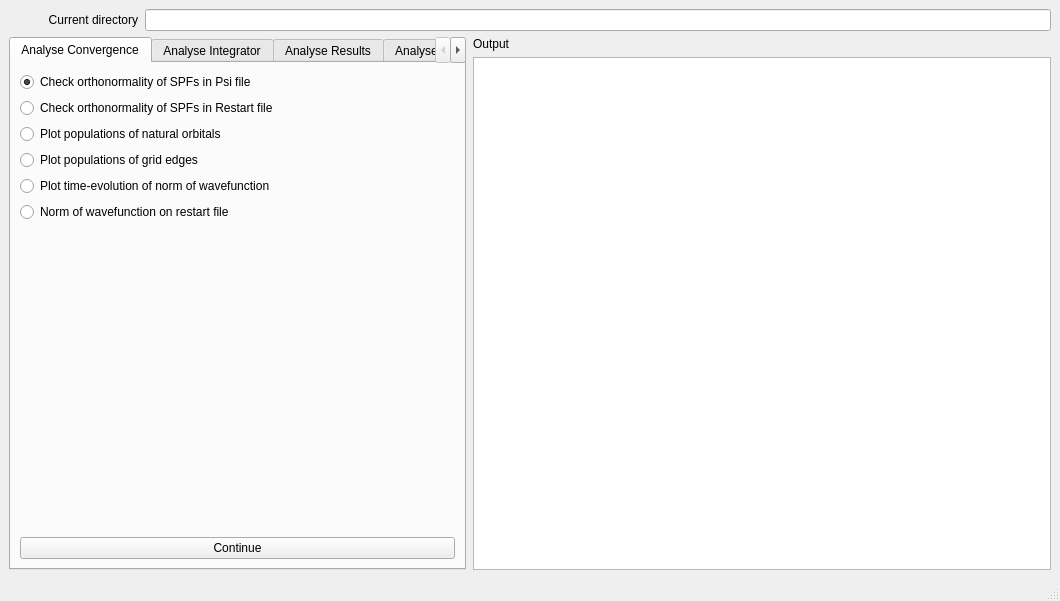
<?xml version="1.0" encoding="UTF-8"?>
<ui version="4.0">
 <class>MainWindow</class>
 <widget class="QMainWindow" name="MainWindow">
  <property name="geometry">
   <rect>
    <x>0</x>
    <y>0</y>
    <width>1060</width>
    <height>601</height>
   </rect>
  </property>
  <property name="windowTitle">
   <string>Analyse</string>
  </property>
  <widget class="QWidget" name="centralwidget">
   <layout class="QVBoxLayout" name="verticalLayout_5">
    <item>
     <layout class="QGridLayout" name="gridLayout" columnstretch="10,25,45">
      <property name="horizontalSpacing">
       <number>7</number>
      </property>
      <item row="0" column="1" colspan="2">
       <widget class="QLineEdit" name="dir_edit"/>
      </item>
      <item row="0" column="0">
       <widget class="QLabel" name="dir_label">
        <property name="layoutDirection">
         <enum>Qt::LeftToRight</enum>
        </property>
        <property name="text">
         <string>Current directory</string>
        </property>
        <property name="alignment">
         <set>Qt::AlignRight|Qt::AlignTrailing|Qt::AlignVCenter</set>
        </property>
        <property name="buddy">
         <cstring>dir_edit</cstring>
        </property>
       </widget>
      </item>
      <item row="1" column="2">
       <widget class="QLabel" name="output_label">
        <property name="text">
         <string>Output</string>
        </property>
       </widget>
      </item>
      <item row="1" column="0" rowspan="2" colspan="2">
       <widget class="QTabWidget" name="tabWidget">
        <property name="currentIndex">
         <number>0</number>
        </property>
        <widget class="QWidget" name="analconv_tab">
         <attribute name="title">
          <string>Analyse Convergence</string>
         </attribute>
         <layout class="QVBoxLayout" name="verticalLayout">
          <item>
           <layout class="QVBoxLayout" name="analconv_layout" stretch="0,0,0,0,0,0">
            <item>
             <widget class="QRadioButton" name="analconv_1">
              <property name="text">
               <string>Check orthonormality of SPFs in Psi file</string>
              </property>
              <property name="checked">
               <bool>true</bool>
              </property>
             </widget>
            </item>
            <item>
             <widget class="QRadioButton" name="analconv_2">
              <property name="text">
               <string>Check orthonormality of SPFs in Restart file</string>
              </property>
             </widget>
            </item>
            <item>
             <widget class="QRadioButton" name="analconv_3">
              <property name="text">
               <string>Plot populations of natural orbitals</string>
              </property>
             </widget>
            </item>
            <item>
             <widget class="QRadioButton" name="analconv_4">
              <property name="text">
               <string>Plot populations of grid edges</string>
              </property>
             </widget>
            </item>
            <item>
             <widget class="QRadioButton" name="analconv_5">
              <property name="text">
               <string>Plot time-evolution of norm of wavefunction</string>
              </property>
             </widget>
            </item>
            <item>
             <widget class="QRadioButton" name="analconv_6">
              <property name="text">
               <string>Norm of wavefunction on restart file</string>
              </property>
             </widget>
            </item>
           </layout>
          </item>
          <item>
           <spacer name="analconv_vspacer">
            <property name="orientation">
             <enum>Qt::Vertical</enum>
            </property>
            <property name="sizeHint" stdset="0">
             <size>
              <width>20</width>
              <height>40</height>
             </size>
            </property>
           </spacer>
          </item>
          <item>
           <widget class="QPushButton" name="analconv_push">
            <property name="text">
             <string>Continue</string>
            </property>
           </widget>
          </item>
         </layout>
        </widget>
        <widget class="QWidget" name="analint_tab">
         <attribute name="title">
          <string>Analyse Integrator</string>
         </attribute>
         <layout class="QVBoxLayout" name="verticalLayout_2">
          <item>
           <layout class="QVBoxLayout" name="analint_layout" stretch="0,0,0,0">
            <item>
             <widget class="QRadioButton" name="analint_1">
              <property name="text">
               <string>Analyse Step Size</string>
              </property>
              <property name="checked">
               <bool>true</bool>
              </property>
             </widget>
            </item>
            <item>
             <widget class="QRadioButton" name="analint_2">
              <property name="text">
               <string>Look at timing file</string>
              </property>
             </widget>
            </item>
            <item>
             <widget class="QRadioButton" name="analint_3">
              <property name="text">
               <string>Type update file</string>
              </property>
             </widget>
            </item>
            <item>
             <widget class="QRadioButton" name="analint_4">
              <property name="text">
               <string>Plot update step size</string>
              </property>
             </widget>
            </item>
           </layout>
          </item>
          <item>
           <spacer name="analint_vspacer">
            <property name="orientation">
             <enum>Qt::Vertical</enum>
            </property>
            <property name="sizeHint" stdset="0">
             <size>
              <width>20</width>
              <height>40</height>
             </size>
            </property>
           </spacer>
          </item>
          <item>
           <widget class="QPushButton" name="analint_push">
            <property name="text">
             <string>Continue</string>
            </property>
           </widget>
          </item>
         </layout>
        </widget>
        <widget class="QWidget" name="analres_tab">
         <attribute name="title">
          <string>Analyse Results</string>
         </attribute>
         <layout class="QVBoxLayout" name="verticalLayout_3">
          <item>
           <layout class="QVBoxLayout" name="analres_layout" stretch="0,0,0,0">
            <item>
             <widget class="QRadioButton" name="analres_1">
              <property name="text">
               <string>Plot autocorrelation function</string>
              </property>
              <property name="checked">
               <bool>true</bool>
              </property>
             </widget>
            </item>
            <item>
             <widget class="QRadioButton" name="analres_2">
              <property name="text">
               <string>Plot Fourier transform of autocorrelation function</string>
              </property>
             </widget>
            </item>
            <item>
             <widget class="QRadioButton" name="analres_3">
              <property name="text">
               <string>Plot spectrum from autocorrelation function</string>
              </property>
             </widget>
            </item>
            <item>
             <widget class="QRadioButton" name="analres_4">
              <property name="text">
               <string>Plot eigenvalues from matrix diagonalisation</string>
              </property>
             </widget>
            </item>
           </layout>
          </item>
          <item>
           <spacer name="analres_vspacer">
            <property name="orientation">
             <enum>Qt::Vertical</enum>
            </property>
            <property name="sizeHint" stdset="0">
             <size>
              <width>20</width>
              <height>40</height>
             </size>
            </property>
           </spacer>
          </item>
          <item>
           <widget class="QGroupBox" name="autocorrelation_box">
            <property name="enabled">
             <bool>true</bool>
            </property>
            <property name="title">
             <string>Autocorrelation options</string>
            </property>
            <layout class="QGridLayout" name="gridLayout_2">
             <item row="0" column="0">
              <widget class="QLabel" name="emin_label">
               <property name="text">
                <string>&lt;html&gt;&lt;head/&gt;&lt;body&gt;&lt;p&gt;&lt;span style=&quot; font-style:italic;&quot;&gt;E&lt;/span&gt;&lt;span style=&quot; font-size:10pt; vertical-align:sub;&quot;&gt;min&lt;/span&gt;&lt;/p&gt;&lt;/body&gt;&lt;/html&gt;</string>
               </property>
               <property name="textFormat">
                <enum>Qt::AutoText</enum>
               </property>
              </widget>
             </item>
             <item row="0" column="1">
              <widget class="QDoubleSpinBox" name="emin_spinbox"/>
             </item>
             <item row="1" column="0">
              <widget class="QLabel" name="emax_label">
               <property name="text">
                <string>&lt;html&gt;&lt;head/&gt;&lt;body&gt;&lt;p&gt;&lt;span style=&quot; font-style:italic;&quot;&gt;E&lt;/span&gt;&lt;span style=&quot; font-size:10pt; vertical-align:sub;&quot;&gt;max&lt;/span&gt;&lt;/p&gt;&lt;/body&gt;&lt;/html&gt;</string>
               </property>
              </widget>
             </item>
             <item row="1" column="1">
              <widget class="QDoubleSpinBox" name="emax_spinbox"/>
             </item>
             <item row="2" column="0">
              <widget class="QLabel" name="unit_label">
               <property name="text">
                <string>Energy unit</string>
               </property>
              </widget>
             </item>
             <item row="2" column="1">
              <widget class="QComboBox" name="unit_combobox">
               <property name="currentText">
                <string>eV</string>
               </property>
               <item>
                <property name="text">
                 <string>eV</string>
                </property>
               </item>
               <item>
                <property name="text">
                 <string>au</string>
                </property>
               </item>
               <item>
                <property name="text">
                 <string>nmwl</string>
                </property>
               </item>
               <item>
                <property name="text">
                 <string>cm⁻¹</string>
                </property>
               </item>
               <item>
                <property name="text">
                 <string>kcal mol⁻¹</string>
                </property>
               </item>
              </widget>
             </item>
             <item row="3" column="0">
              <widget class="QLabel" name="tau_label">
               <property name="text">
                <string>Damping time (τ)</string>
               </property>
              </widget>
             </item>
             <item row="3" column="1">
              <widget class="QDoubleSpinBox" name="tau_spinbox">
               <property name="specialValueText">
                <string>No damping</string>
               </property>
               <property name="suffix">
                <string> fs</string>
               </property>
              </widget>
             </item>
             <item row="4" column="0">
              <widget class="QLabel" name="iexp_label">
               <property name="text">
                <string>Damping order</string>
               </property>
              </widget>
             </item>
             <item row="4" column="1">
              <widget class="QSpinBox" name="iexp_spinbox">
               <property name="enabled">
                <bool>false</bool>
               </property>
               <property name="minimum">
                <number>1</number>
               </property>
              </widget>
             </item>
            </layout>
           </widget>
          </item>
          <item>
           <widget class="QPushButton" name="analres_push">
            <property name="text">
             <string>Continue</string>
            </property>
           </widget>
          </item>
         </layout>
        </widget>
        <widget class="QWidget" name="analevol_tab">
         <attribute name="title">
          <string>Analyse System Evolution</string>
         </attribute>
         <layout class="QVBoxLayout" name="verticalLayout_4">
          <item>
           <layout class="QVBoxLayout" name="analevol_layout" stretch="0,0,0">
            <item>
             <widget class="QRadioButton" name="analevol_1">
              <property name="text">
               <string>Plot 1D density evolution</string>
              </property>
              <property name="checked">
               <bool>true</bool>
              </property>
             </widget>
            </item>
            <item>
             <widget class="QRadioButton" name="analevol_2">
              <property name="text">
               <string>Plot 2D density evolution</string>
              </property>
             </widget>
            </item>
            <item>
             <widget class="QRadioButton" name="analevol_3">
              <property name="text">
               <string>Plot diabatic state population</string>
              </property>
             </widget>
            </item>
           </layout>
          </item>
          <item>
           <spacer name="analevol_vspacer">
            <property name="orientation">
             <enum>Qt::Vertical</enum>
            </property>
            <property name="sizeHint" stdset="0">
             <size>
              <width>20</width>
              <height>40</height>
             </size>
            </property>
           </spacer>
          </item>
          <item>
           <widget class="QPushButton" name="analevol_push">
            <property name="text">
             <string>Continue</string>
            </property>
           </widget>
          </item>
         </layout>
        </widget>
        <widget class="QWidget" name="analpes_tab">
         <attribute name="title">
          <string>Analyse Potential Surface</string>
         </attribute>
         <layout class="QVBoxLayout" name="verticalLayout_6">
          <item>
           <layout class="QVBoxLayout" name="analpes_layout">
            <item>
             <widget class="QRadioButton" name="analpes_1">
              <property name="text">
               <string>Plot potential energy surface</string>
              </property>
              <property name="checked">
               <bool>true</bool>
              </property>
             </widget>
            </item>
           </layout>
          </item>
          <item>
           <spacer name="analpes_vspacer">
            <property name="orientation">
             <enum>Qt::Vertical</enum>
            </property>
            <property name="sizeHint" stdset="0">
             <size>
              <width>20</width>
              <height>40</height>
             </size>
            </property>
           </spacer>
          </item>
          <item>
           <widget class="QPushButton" name="analpes_push">
            <property name="text">
             <string>Continue</string>
            </property>
           </widget>
          </item>
         </layout>
        </widget>
        <widget class="QWidget" name="compcal_tab">
         <attribute name="title">
          <string>Compare Calculations</string>
         </attribute>
        </widget>
       </widget>
      </item>
      <item row="2" column="2">
       <widget class="QTextEdit" name="output_view">
        <property name="font">
         <font>
          <family>Courier</family>
         </font>
        </property>
        <property name="readOnly">
         <bool>true</bool>
        </property>
       </widget>
      </item>
     </layout>
    </item>
   </layout>
  </widget>
  <widget class="QMenuBar" name="menubar">
   <property name="geometry">
    <rect>
     <x>0</x>
     <y>0</y>
     <width>1060</width>
     <height>26</height>
    </rect>
   </property>
  </widget>
  <widget class="QStatusBar" name="statusbar"/>
 </widget>
 <tabstops>
  <tabstop>dir_edit</tabstop>
  <tabstop>tabWidget</tabstop>
  <tabstop>analconv_1</tabstop>
  <tabstop>analconv_2</tabstop>
  <tabstop>analconv_3</tabstop>
  <tabstop>analconv_4</tabstop>
  <tabstop>analconv_5</tabstop>
  <tabstop>analconv_6</tabstop>
 </tabstops>
 <resources/>
 <connections/>
</ui>
